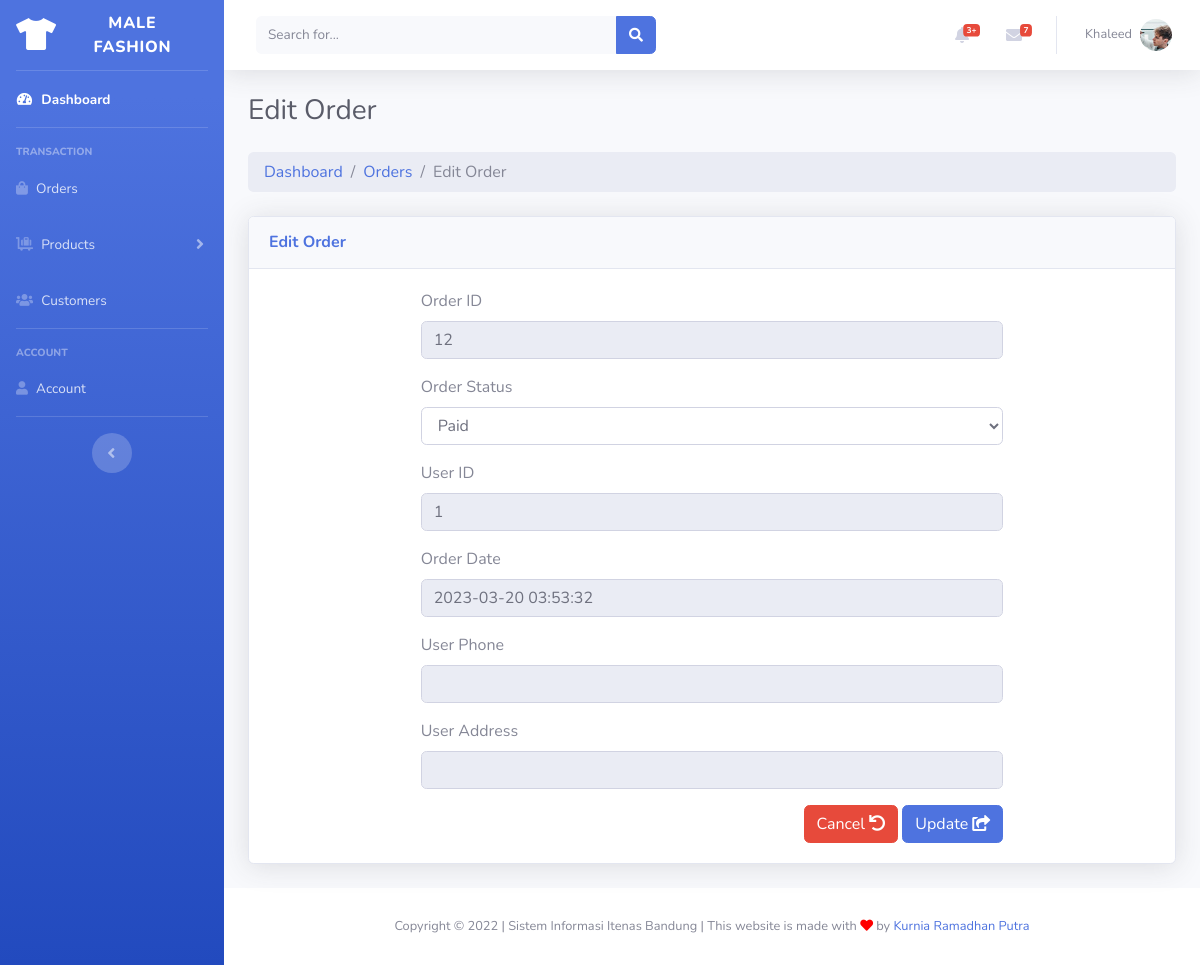
/admin/edit_order.php?order_id=12 (signed in), run on the app's committed database.
### tables this page shows
CREATE TABLE `orders` (
  `order_id` int(11) NOT NULL,
  `order_cost` decimal(10,2) NOT NULL,
  `order_status` varchar(100) NOT NULL DEFAULT 'on_hold',
  `user_id` int(11) NOT NULL,
  `user_phone` varchar(15) NOT NULL,
  `user_city` varchar(255) NOT NULL,
  `user_address` varchar(255) NOT NULL,
  `order_date` datetime NOT NULL DEFAULT current_timestamp()
);

### admin/edit_order.php (the view, shortened to what this page needs)
<?php
    include('layouts/header.php');
?>
<?php
    if (isset($_GET['order_id'])) {
        $order_id = $_GET['order_id'];
        $query_edit_order = "SELECT * FROM orders WHERE order_id = ?";
        $stmt_edit_order = $conn->prepare($query_edit_order);
        $stmt_edit_order->bind_param('i', $order_id);
        $stmt_edit_order->execute();
        $orders = $stmt_edit_order->get_result();
    } else if (isset($_POST['edit_btn'])) {
        $o_id = $_POST['order_id'];
        $o_status = $_POST['order_status'];
        $query_update_status = "UPDATE orders SET order_status = ? WHERE order_id = ?";
        $stmt_update_status = $conn->prepare($query_update_status);
        $stmt_update_status->bind_param('si', $o_status, $o_id);
        if ($stmt_update_status->execute()) {
            header('location: orders.php?success_status=Status has been updated successfully');
        } else {
            header('location: orders.php?fail_status=Could not update order status!');
        }
    } else {
        header('location: orders.php');
        exit;
    }
?>
<div class="container-fluid">
    <h1 class="h3 mb-2 text-gray-800">Edit Order</h1>
    <nav class="mt-4 rounded" aria-label="breadcrumb">
        <ol class="breadcrumb px-3 py-2 rounded mb-4">
            <li class="breadcrumb-item"><a href="index.php">Dashboard</a></li>
            <li class="breadcrumb-item"><a href="products.php">Orders</a></li>
            <li class="breadcrumb-item active">Edit Order</li>
        </ol>
    </nav>
    <div class="card shadow mb-4">
        <div class="card-header py-3">
            <h6 class="m-0 font-weight-bold text-primary">Edit Order</h6>
        </div>
        <div class="card-body">
            <div class="row">
                <div class="col-lg-8 offset-lg-2">
                    <form id="edit-form" method="POST" action="edit_order.php">
                        <div class="row">
                            <?php foreach ($orders as $order) { ?>
                                <div class="col-sm-12">
                                    <div class="form-group">
                                        <label>Order ID</label>
                                        <input class="form-control" type="text" value="<?php echo $order['order_id']; ?>" disabled>
                                    </div>
                                    <div class="form-group">
                                        <label>Order Status</label>
                                        <select class="form-control" name="order_status" <?php if ($order['order_status'] == 'delivered') echo ' disabled'; ?>>
                                            <option value="paid" <?php if ($order['order_status'] == 'paid') echo ' selected'; ?>>Paid</option>
                                        </select>
                                    </div>
                                    <div class="form-group">
                                        <label>User ID</label>
                                        <input class="form-control" type="text" value="<?php echo $order['user_id']; ?>" disabled>
                                    </div>
                                    <div class="form-group">
                                        <label>Order Date</label>
                                        <input class="form-control" type="text" value="<?php echo $order['order_date']; ?>" disabled>
                                    </div>
                                    <div class="form-group">
                                        <label>User Phone</label>
                                        <input class="form-control" type="text" value="<?php echo $order['user_phone']; ?>" disabled>
                                    </div>
                                    <div class="form-group">
                                        <label>User Address</label>
                                        <input class="form-control" type="text" value="<?php echo $order['user_address']; ?>" disabled>
                                    </div>
                                </div>
                            <?php } ?>
                        </div>
                        <div class="m-t-20 text-right">
                            <a href="orders.php" class="btn btn-danger">Cancel <i class="fas fa-undo"></i></a>
                            <button type="submit" class="btn btn-primary submit-btn" name="edit_btn">Update <i class="fas fa-share-square"></i></button>
                        </div>
                    </form>
                </div>
            </div>
        </div>
    </div>
</div>
<?php include('layouts/footer.php'); ?>

### data on the page
orders: order_id "12", order_status "Paid", user "1", order_date "2023-03-20 03:53:32"

### other printed values
$_SESSION['admin_name'] "Khaleed"
